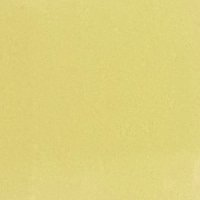
%> input picture Images/0.5ml.jpg, 200 x 200 px
$ octave --eval "result = shadow1(imread('../Images/0.5ml.jpg'));"   (GNU Octave 9; MATLAB toolbox functions it lacks are replaced by stand-ins)
%> lines starting %> are read from the running program, lines starting %| are printed output that depends on the picture; in (x1, y1, x2, y2) boxes, pixels count from 0 and x2, y2 are one past the last pixel; in counts of white or black regions, pixels touching at a corner belong together; the program's own positions count from 1
function s=shadow1(image)

imge=image;
%> imge is the input picture: size 200x200x3 uint8; mean R, G, B 222.2, 210, 124.6
%figure,imshow(imge);
img_c=imge;
red1 = imge(:,:,1);
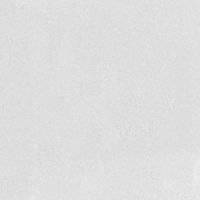
%> red1: size 200x200 uint8; min 213, max 237, mean 222.2
green1 = imge(:,:,2);
blue1 = imge(:,:,3);
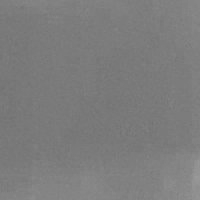
%> blue1: size 200x200 uint8; min 113, max 154, mean 124.6
img = im2double(imge);
red = img(:,:,1);
green = img(:,:,2);
blue = img(:,:,3);
sr = size(red);
%> sr = [200 200]
sg = size(green);
%> sg = [200 200]
sb = size(blue);
%> sb = [200 200]

mr = 0;mg = 0;mb = 0;

for i=1:sr(1)
    for j=1:sr(2)
        mr=mr+red(i,j);
        mg=mg+green(i,j);
        mb=mb+blue(i,j);
    end
end
%> after the loop, mb = 19540.2; mg = 32935; mr = 34861.3

ar=mr/(sr(1)*sr(2));
%> ar = 0.872
ag=mg/(sr(1)*sr(2));
%> ag = 0.823
ab=mb/(sr(1)*sr(2));
%> ab = 0.489

ror=ceil(ar*255);
%> ror = 223
rog=ceil(ag*255);
%> rog = 210
rob=ceil(ab*255);
%> rob = 125

sur = zeros(sr(1),sr(2));
sug = zeros(sg(1),sg(2));
sub = zeros(sb(1),sb(2));

for i=1:sr(1)
    for j=1:sr(2)
        sur(i,j)=red1(i,j)-ror;
        sug(i,j)=green1(i,j)-rog;
        sub(i,j)=blue1(i,j)-rob;
    end
end
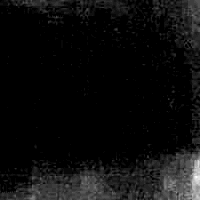
%> sub: size 200x200 double; min 0, max 29, mean 1.5; drawn with min black and max white
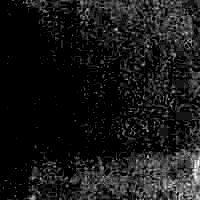
%> sug: size 200x200 double; min 0, max 12, mean 1.13; drawn with min black and max white

tr = ones(sr(1),sr(2));
tg = ones(sg(1),sg(2));
tb = ones(sb(1),sb(2));

for i=1:sr(1)
    for j=1:sr(2)
        if sur(i,j)<=2
            tr(i,j) = 0;
        if sug(i,j)<=2
            tg(i,j) = 0;
        if sub(i,j)<=2
            tb(i,j) = 0;
        end
        end
        end
    end
end
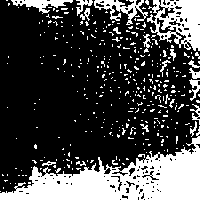
%> tb: size 200x200 double; values 0 (black) and 1 (white), 27.3% white; 374 white regions (354 under 20 px), largest, box (x1, y1, x2, y2) and area: (0, 126, 200, 200) 6173, (147, 0, 200, 51) 1566, (94, 0, 148, 25) 508
%> tg: size 200x200 double; values 0 (black) and 1 (white), 19% white; 428 white regions (400 under 20 px), largest, box (x1, y1, x2, y2) and area: (77, 143, 200, 200) 3345, (147, 0, 198, 50) 1079, (94, 0, 148, 25) 483
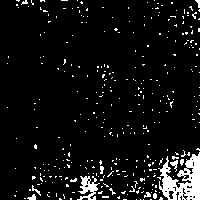
%> tr: size 200x200 double; values 0 (black) and 1 (white), 6.6% white; 339 white regions (329 under 20 px), largest, box (x1, y1, x2, y2) and area: (158, 152, 200, 200) 1084, (77, 176, 100, 200) 269, (170, 160, 178, 172) 41

original_img = cat(3, tr, tg, tb);
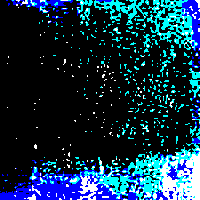
%> original_img: size 200x200x3 double; mean R, G, B 0.0658, 0.19, 0.273
I = im2bw(original_img);
%figure,imshow(I);

k=0;sum1=0;
l=0;sum2=0;
for i=1:sr(1)
    for j=1:sr(2)
        if I(i,j)==1
            sum1=sum1+img(i,j);
            k=k+1;
        else
            sum2=sum2+img(i,j);
            l=l+1;
        end
    end
end
%> after the loop, k = 7586; l = 32414; sum1 = 6695.6; sum2 = 28165.8
    s1=ceil((sum1/k)*255);
%> s1 = 226
    s2=ceil((sum2/l)*255);
%> s2 = 222

    th=s1-s2;
%> th = 4

  for i=1:sr(1)
    for j=1:sr(2)
        if I(i,j)==0
            red1(i,j)=red1(i,j)+ceil(th/2);
            green1(i,j)=green1(i,j)+ceil(th/2);
            blue1(i,j)=blue1(i,j)+ceil(th/2);
        end
    end
  end

  original_imge = cat(3, red1, green1, blue1);
  s=original_imge;
end
